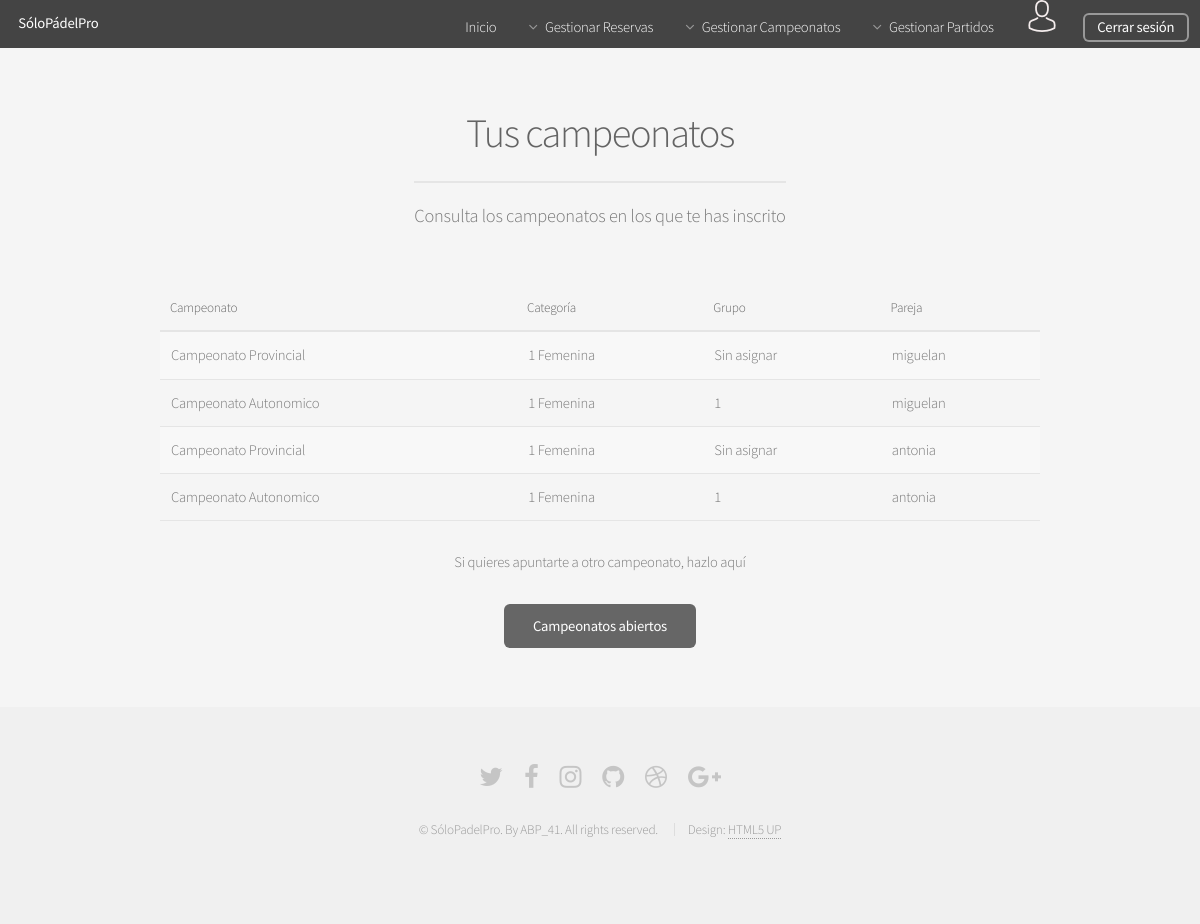
The page /Controllers/CAMPEONATOUSUARIO_Controller.php?action=CAMPEONATOUSUARIO (signed in) on the database its author committed.
### tables this page shows
CREATE TABLE IF NOT EXISTS PAREJA(
  ID int(225) AUTO_INCREMENT NOT NULL,
  JUGADOR_1 varchar(25) NOT NULL,
  JUGADOR_2 varchar(25) NOT NULL,
  CAPITAN varchar(25) NOT NULL,
  PRIMARY KEY(ID),
  FOREIGN KEY (JUGADOR_1) REFERENCES USUARIO (LOGIN) ON DELETE CASCADE,
  FOREIGN KEY (JUGADOR_2) REFERENCES USUARIO (LOGIN) ON DELETE CASCADE,
  FOREIGN KEY (CAPITAN) REFERENCES USUARIO (LOGIN) ON DELETE CASCADE
);

CREATE TABLE IF NOT EXISTS CAMPEONATO(
  ID int(225) AUTO_INCREMENT NOT NULL,
  NOMBRE varchar(50) NOT NULL,
  FECHA date NOT NULL,
  PRIMARY KEY(ID)
);

CREATE TABLE IF NOT EXISTS CATEGORIA(
  ID int(225) AUTO_INCREMENT NOT NULL,
  NIVEL int(5) NOT NULL,
  GENERO varchar(10) NOT NULL,
  PRIMARY KEY (ID)
);

### Functions/Authentication.php (called while the page is built)
<?php
function IsAuthenticated(){
	if (!isset($_SESSION['login'])){
		return false;
	}
	else{
		return true;
	}
}
?>

### Models/CAMPEONATOUSUARIO_Model.php (called while the page is built)
<?php
class CAMPEONATOUSUARIO_Model{
	var $login;
	var $mysqli;
	function __construct($login){
		$this->login=$login;
		include_once '../Functions/Access_DB.php';
        $this->mysqli = ConnectDB();
	}
	function SHOWALL(){
		$sql_par = "SELECT * FROM PAREJA WHERE (
			(JUGADOR_1='$this->login') OR (JUGADOR_2='$this->login')
		)";
		$result_par = $this->mysqli->query($sql_par);
		$listCampeonatos = NULL;
		$i =0;
		while($row = mysqli_fetch_array($result_par)){
			$id_par = $row['ID'];
	        $sql = "SELECT  	CM.NOMBRE AS CAMPEONATO_NOMBRE,
	        					CT.NIVEL,
	        					CT.GENERO,
	        					P.JUGADOR_1,
	        					P.JUGADOR_2,
	        					I.GRUPO_ID
	        					FROM
	        					PAREJA P,
	        					INSCRIPCION I,
	        					CAMPEONATO_CATEGORIA CC,
	        					CAMPEONATO CM,
	        					CATEGORIA CT
	        					WHERE
	        					(I.PAREJA_ID = P.ID) AND
	        					(CC.ID = I.CAM_CAT_ID) AND
	        					(CC.CAMPEONATO_ID = CM.ID) AND
	        					(CC.CATEGORIA_ID = CT.ID) AND
	        					(I.PAREJA_ID = '$id_par')";
	        if (!($resultado = $this->mysqli->query($sql))){
	            $this->mensaje['mensaje'] =  'ERROR: Fallo en la consulta sobre la base de datos';
	            return $this->mensaje;
	        }
	        else{
	            if($resultado <> NULL) {
	                  while($row = mysqli_fetch_array($resultado)){
	                  	$jugador_1 = $row['JUGADOR_1'];
	                  	$jugador_2 = $row['JUGADOR_2'];
	                  	$categoria_nombre = $row['NIVEL']." ".$row['GENERO'];
	                  	$grupo_id = $row['GRUPO_ID'];
	                  	$grupo_nombre = NULL;
	                  	if($grupo_id <> NULL){
	                  		$sql_gr = "SELECT NOMBRE AS NOMBRE_GRUPO FROM GRUPO WHERE (ID = '$grupo_id')";
	                  		$res_gr = $this->mysqli->query($sql_gr);
	                  		if($row_grupo = mysqli_fetch_array($res_gr)){
	                  			$grupo_nombre = $row_grupo['NOMBRE_GRUPO'];
	                  		}
	                  	}
	                  	else{
	                  		$grupo_nombre = "Sin asignar";
	                  	}
	                  	if($this->login == $jugador_1){
	                  		$listCampeonatos[$i] = array($row['CAMPEONATO_NOMBRE'],$categoria_nombre,$grupo_nombre,$jugador_2);
	                  	}else{
	                  		$listCampeonatos[$i] = array($row['CAMPEONATO_NOMBRE'],$categoria_nombre,$grupo_nombre,$jugador_1);
	                  	}
	                  	$i++;
	                }
	            }
	        }
	    }
		return $listCampeonatos;
	}
}
?>

### Functions/Access_DB.php (called while the page is built, shortened)
<?php
function ConnectDB(){
   $conexion = mysqli_connect("localhost", "abp41", "abp41", "ABP") or (new MESSAGE('ERROR: No se ha podido conectar con la base de datos', '../index.php'));
 if ($conexion->connect_errno) {
    	return false;
 }else{
 	return $conexion;
 }
}
?>

### Views/CAMPEONATO/CAMPEONATOUSUARIO_View.php (the view)
<?php
class CampeonatoUsuario{
	var $inscripciones;
	function __construct($inscripciones){
		$this->inscripciones=$inscripciones;
		$this->render();
	}
function render(){
    include '../Views/HEADER_View.php';
?>
     <section id="main" class="container">
        <header>
		   <h2>Tus campeonatos</h2>
		   <p>Consulta los campeonatos en los que te has inscrito</p>
		</header>
				<div class="table-wrapper">
					<table>
						<thead >
							<tr>
								<th>Campeonato</th>
								<th>Categoría</th>
								<th>Grupo</th>
								<th>Pareja</th>
							</tr>
						</thead>
						<tbody>
							<?php
					if( ($this->inscripciones <> NULL) &&  ( !is_string($this->inscripciones))) {
							foreach ($this->inscripciones as $key => $value) {
							?>
									<tr>
										<td>
											<?=$value[0]?>
										</td>
										<td>
											<?=$value[1]?>
										</td>
										<td>
											<?=$value[2]?>
										</td>
										<td>
											<?=$value[3]?>
										</td>
									</tr>
					<?php
							}
						}
					?>
						</tbody>
					</table>
					<div id="bt_campeonatos">
						<p>Si quieres apuntarte a otro campeonato, hazlo aquí</p>
						<a href="../Controllers/CAMPEONATOUSUARIO_Controller.php?action=CAMPEONATOSABIERTOS" class="button " >Campeonatos abiertos</a>
					</div>
				</div>
    </section>
    <?php
        include '../Views/FOOTER_View.php';
        }
    }
    ?>

### Controllers/CAMPEONATOUSUARIO_Controller.php (shortened to what this page needs)
<?php
    include '../Models/CAMPEONATOUSUARIO_Model.php';
    include '../Views/CAMPEONATO/CAMPEONATOUSUARIO_View.php';
    if(isset($_REQUEST["action"]))  {
        $action = $_REQUEST["action"];
    }else{
        $action = '';
    }
    Switch($action){
        case 'CAMPEONATOUSUARIO':
            $CAMPEONATOSUSUARIO = new CAMPEONATOUSUARIO_Model($_SESSION["login"]);
            $inscripciones = $CAMPEONATOSUSUARIO->SHOWALL();
            $VIEW = new CampeonatoUsuario($inscripciones);
        break;
    }
    ?>

### Views/HEADER_View.php (shortened to what this page needs)
<?php
include_once '../Functions/Authentication.php';
?>
<html>
<head>
  <link rel="stylesheet" href="../assets/css/main.css" />
  <link rel="stylesheet" type="text/css" href="../assets/css/tcal.css" />
</head>
<body class="is-preload">
  <div id="page-wrapper">
    <header id="header">
      <h1><a href="../index.php">SóloPádelPro</a></h1>
      <nav id="nav">
        <ul>
          <li><a href="../index.php">Inicio</a></li>
          <li>
            <?php
            if(IsAuthenticated()){
              ?>
              <a href="#" class="icon fa-angle-down">Gestionar Reservas</a>
            </li>
            <li>
              <a class="icon fa-angle-down">Gestionar Campeonatos</a>
            </li>
            <li>
              <a href="#" class="icon fa-angle-down">Gestionar Partidos</a>
            </li>
            <li><a href="#" class="class="icon fa-angle-down >
              <input type="image" id="login" src="../Views/images/avatar.png">
            </a>
          </li>
          <li>
            <a href="../Functions/Desconectar.php" class="button">Cerrar sesión</a>
            <?php
          }
          ?>
        </li>
      </ul>
    </nav>
  </header>

### Views/FOOTER_View.php (shortened to what this page needs)
<footer id="footer">
            <ul class="icons">
                <li><a href="#" class="icon fa-twitter"><span class="label">Twitter</span></a></li>
                <li><a href="#" class="icon fa-facebook"><span class="label">Facebook</span></a></li>
                <li><a href="#" class="icon fa-instagram"><span class="label">Instagram</span></a></li>
                <li><a href="#" class="icon fa-github"><span class="label">Github</span></a></li>
                <li><a href="#" class="icon fa-dribbble"><span class="label">Dribbble</span></a></li>
                <li><a href="#" class="icon fa-google-plus"><span class="label">Google+</span></a></li>
            </ul>
            <ul class="copyright">
                <li>&copy; SóloPadelPro. By ABP_41. All rights reserved.</li>
                <li>Design: <a href="http://html5up.net">HTML5 UP</a></li>
            </ul>
        </footer>
</div>
</body>
</html>

### rows shown on the page
pareja: campeonato.NOMBRE "Campeonato Provincial", value "1 Femenina", value "Sin asignar", JUGADOR_2 "miguelan", campeonato.NOMBRE "Campeonato Autonomico", categoria.NIVEL "1"
pareja: campeonato.NOMBRE "Campeonato Provincial", value "1 Femenina", value "Sin asignar", JUGADOR_2 "antonia", campeonato.NOMBRE "Campeonato Autonomico", categoria.NIVEL "1"
